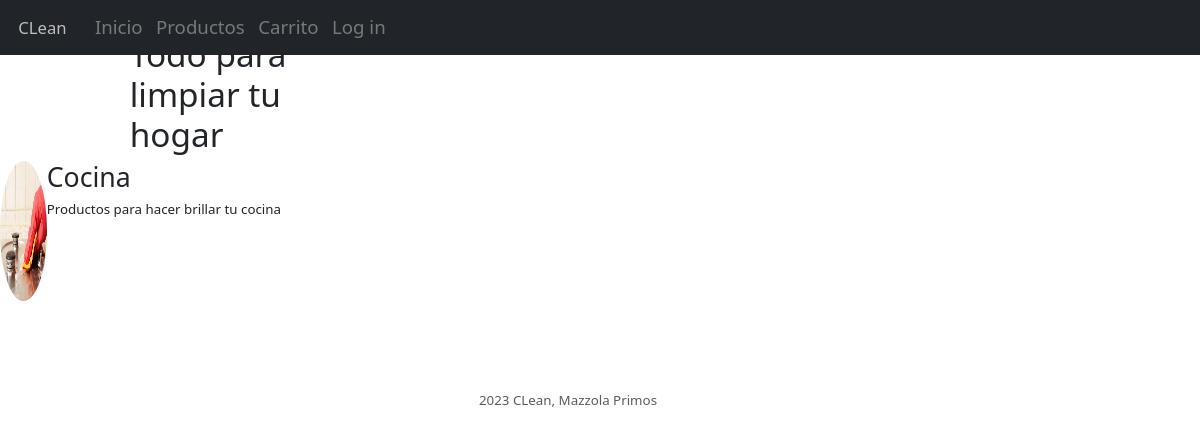
The page / on the database its author committed.
### tables this page shows
CREATE TABLE `categoria` (
  `nombre` varchar(50) NOT NULL,
  `id_categoria` int(50) NOT NULL,
  `img` varchar(50) NOT NULL,
  `descripcion` varchar(300) NOT NULL
);

### app/views/inicio.view.php (called while the page is built, shortened)
<?php
class InicioView{
    function showInicio($categorias) {
        require './templates/inicio.template.phtml';
    }
}
?>

### app/controllers/inicio.controller.php (called while the page is built)
<?php
require_once './app/models/categorias.model.php';
require_once './app/views/inicio.view.php';
class InicioController {
    private $view;
    private $model;
    function __construct(){
        $this->view = new InicioView();
        $this->model = new CategoriaModel();
    }
    function showInicio(){
        $categorias = $this->model->getCategorias();
        $inicioTemplate = $this->view->showInicio($categorias);
    }
}
?>

### app/models/categorias.model.php (called while the page is built)
<?php
class CategoriaModel
{
    function connect()
    {
        $db = new PDO("mysql:host=localhost; dbname=local_limpieza", "root", "");
        return $db;
    }
    public function getCategorias()
    {
        $db = $this->connect();
        $query = $db->prepare('SELECT * FROM categoria');
        $query->execute();
        $categorias = $query->fetchAll(PDO::FETCH_OBJ);
        return $categorias;
    }
}

### templates/inicio.template.phtml (the view, shortened to what this page needs)
<?php
include_once './templates/header.template.phtml'
?>
<main>
  <div class="container">
    <div class="row mt-3" style="background-color:#000030">
      <div class="col-md-3">
      </div>
      <div class="col-md-6">
      </div>
      <div class="col-md-3">
      </div>
    </div>
    <div class="row">
      <div class="col-md-3">
      </div>
      <div class="col-md-6 ">
        <h1>Todo para limpiar tu hogar</h1>
      </div>
      <div class="col-md-3">
      </div>
    </div>
  </div>
  <div class="contenedor-cat-home mx-auto">
    <?php
    foreach ($categorias as $categoria) {
    ?>
      <div class="d-inline-flex p-6">
        <img src="<?php echo $categoria->img; ?>" class="bd-placeholder-img rounded-circle" width="140" height="140" xmlns="http://www.w3.org/2000/svg" role="img" aria-label="Placeholder" preserveAspectRatio="xMidYMid slice" focusable="false">
        <rect width="20%" height="100%"></img>
          <h2 class="fw-normal"><?php echo $categoria->nombre; ?></h2>
          <p><?php echo $categoria->descripcion; ?></p>
      </div>
    <?php } ?>
  </div>
  <?php
  include_once './templates/footer.template.phtml'
  ?>
</body>
</html>

### css/carrito.css (style rules this page uses)
body { background: #ddd; min-height: 100vh; vertical-align: middle; display: flex; font-family: sans-serif; font-size: 0.8rem; font-weight: bold; }
.row { margin: 0; }
img { width: 3.5rem; }

### css/style.css (style rules this page uses)
* { -webkit-box-sizing: border-box; -moz-box-sizing: border-box; box-sizing: border-box; text-rendering: optimizeLegibility; -webkit-font-smoothing: antialiased; -moz-osx-font-smoothing: grayscale; font-kerning: auto; }
html { font-size: 10pt; line-height: 1.4; font-weight: 400; font-family: 'Source Sans Pro', 'Open Sans', Roboto, 'HelveticaNeue-Light', 'Helvetica Neue Light', 'Helvetica Neue', 'Myriad Pro', 'Segoe UI', Myriad, Helvetica, 'Lucida Grande', 'DejaVu Sans Condensed', 'Liberation Sans', 'Nimbus Sans L', Tahoma, Geneva, Arial, sans-serif; -webkit-text-size-adjust: 100%; }
body { margin: 0; background: #eee; }
.contenedor-cat-home { display: -ms-inline-flexbox; flex-direction: row; justify-content: space-evenly; }

### rows shown on the page
categoria: img (picture), nombre "Cocina", descripcion "Productos para hacer brillar tu cocina"
